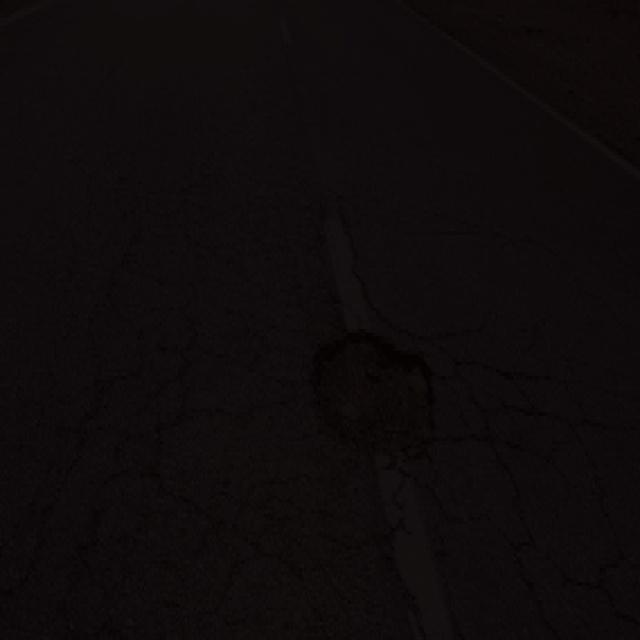
#> input picture test/images/night_d_pothole_383_jpg.rf.d6a5530f10e46654b10015f292bb4598.jpg, 640 x 640 px, found by its file name; its folder holds only this picture in this run
$ python rain_generator.py
#> lines starting #> are read from the running program, lines starting #| are printed output that depends on the picture; after the words box and inside, x2 and y2 are one past the last pixel; in counts of white or black regions, pixels touching at a corner belong together
#> in process_folder, image is the input picture: shape (640, 640, 3); mean B, G, R 11.6, 11, 15
import os
import cv2
import numpy as np
from pathlib import Path
import random

def add_rain_effect(image, intensity=0.5, angle=5, drop_length=15, drop_width=1):
    """
    Add realistic rain effect to an image

    Args:
        image: Input image (BGR format)
        intensity: Rain intensity (0.1 to 1.0)
        angle: Rain falling angle in degrees
        drop_length: Maximum length of rain drops
        drop_width: Width of rain drops

    Returns:
        Image with rain effect
    """
#> called with intensity = 0.5, angle = 5, drop_length = 15, drop_width = 1
    # Create a blank rain layer
    rain_layer = np.zeros_like(image, dtype=np.float32)
    height, width = image.shape[:2]
#> height = 640; width = 640

    # Calculate number of rain drops based on intensity
    num_drops = int(intensity * width * height / 100)
#> num_drops = 2048

    # Generate random rain drops
    for _ in range(num_drops):
        # Random position
        x = random.randint(0, width)
        y = random.randint(0, height)

        # Random length (shorter when farther away)
        length = random.randint(5, drop_length)
        length = int(length * (1 - y/height))

        if length < 2:
            continue

        # Add rain drop
        end_x = x + int(length * np.sin(np.radians(angle)))
        end_y = y + int(length * np.cos(np.radians(angle)))

        cv2.line(rain_layer, (x, y), (end_x, end_y),
                (200, 200, 200), drop_width, lineType=cv2.LINE_AA)
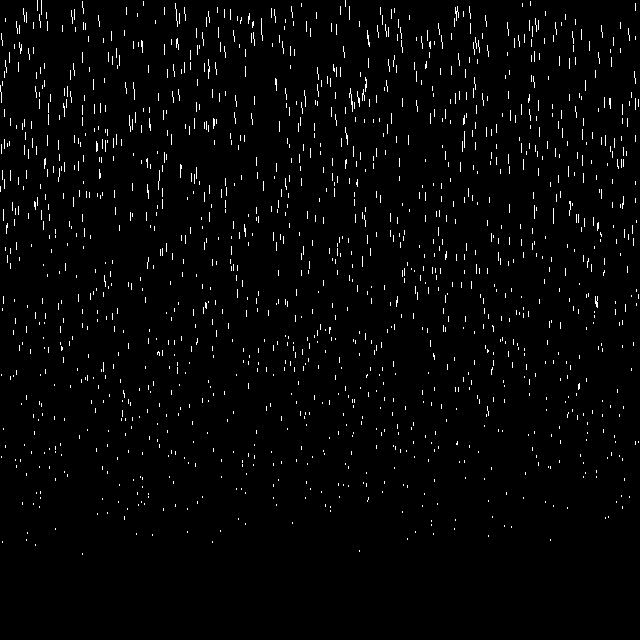
#> rain_layer: shape (640, 640, 3) float32; values 0 (black) and 200 (white), 2.2% white in thin lines or dots, all inside (x1, y1, x2, y2) = (0, 0, 639, 555)

    # Add motion blur to rain
    rain_layer = cv2.GaussianBlur(rain_layer, (3, 3), 0)

    # Blend with original image
    result = cv2.addWeighted(image.astype(np.float32), 1,
                            rain_layer, 0.7, 0)
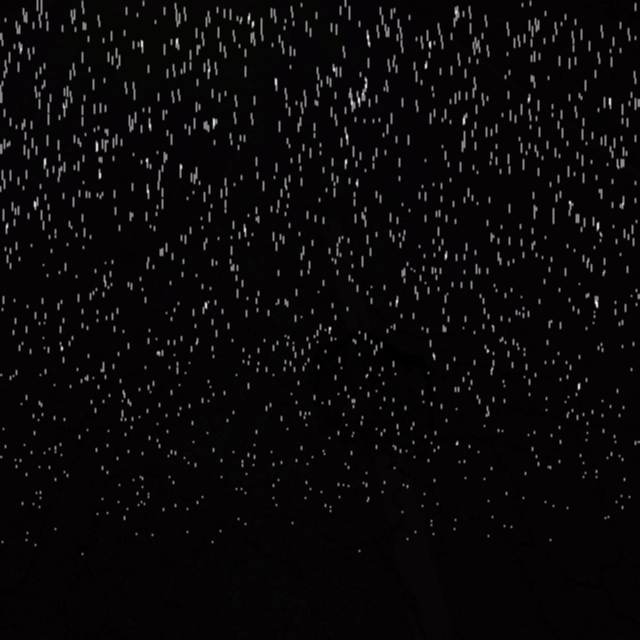
#> result: shape (640, 640, 3) float32; mean B, G, R 141, 140.6, 142.5; drawn with min black and max white

    # Add overall wet look
    result = cv2.addWeighted(result, 0.9,
                           np.full_like(result, (10, 10, 30)),
                           0.1, 0)
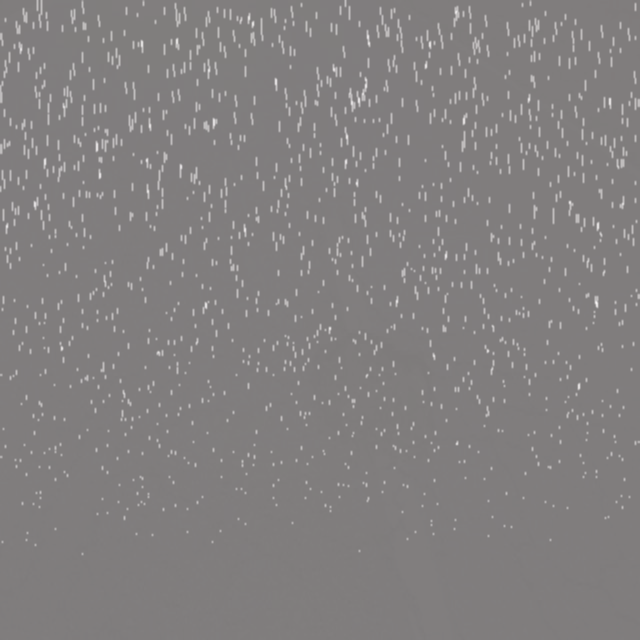
#> result: shape (640, 640, 3) float32; mean B, G, R 128.2, 128, 130.8

    # Add slight brightness reduction
    result = cv2.convertScaleAbs(result, alpha=0.95, beta=-5)

    return result.astype(np.uint8)

def process_folder(input_folder, output_folder, intensity=0.5):
    """
    Process all images in a folder to add rain effects

    Args:
        input_folder: Path to input images
        output_folder: Where to save rainy images
        intensity: Rain intensity (0.1 to 1.0)
    """
    os.makedirs(output_folder, exist_ok=True)

    for filename in os.listdir(input_folder):
        if filename.lower().endswith(('.jpg', '.jpeg', '.png')):
            # Load image
            img_path = os.path.join(input_folder, filename)
            image = cv2.imread(img_path)
            image = add_fog_effect(image)
            if image is not None:
                # Add rain effect with slight random variations

                rain_intensity = intensity * random.uniform(0.8, 1.2)
                # [4 lines of commented-out code are left out]

                rainy_image = add_rain_effect(image)


                # Save result
                output_path = os.path.join(output_folder, f"rain_{filename}")
                cv2.imwrite(output_path, rainy_image)
                print(f"Added rain to: {filename}")
            else:
                print(f"Failed to load: {filename}")

def add_fog_effect(image, intensity=0.8):
    """Add atmospheric fog effect"""
    fog = np.full_like(image, (170, 170, 170))
    return cv2.addWeighted(image, 1-intensity, fog, intensity, 0)

if __name__ == "__main__":
    # Configuration
    script_dir = Path(__file__).parent.absolute()
    input_folder = script_dir / "Images"
    output_folder = script_dir / "rainy_potholes"

    # Adjust rain intensity (0.1 = light rain, 1.0 = heavy rain)
    rain_intensity = 0.5

    # Run processing
    process_folder(input_folder, output_folder, intensity=rain_intensity)
    print(f"\nRain effect added to images. Results saved to: {output_folder}")
